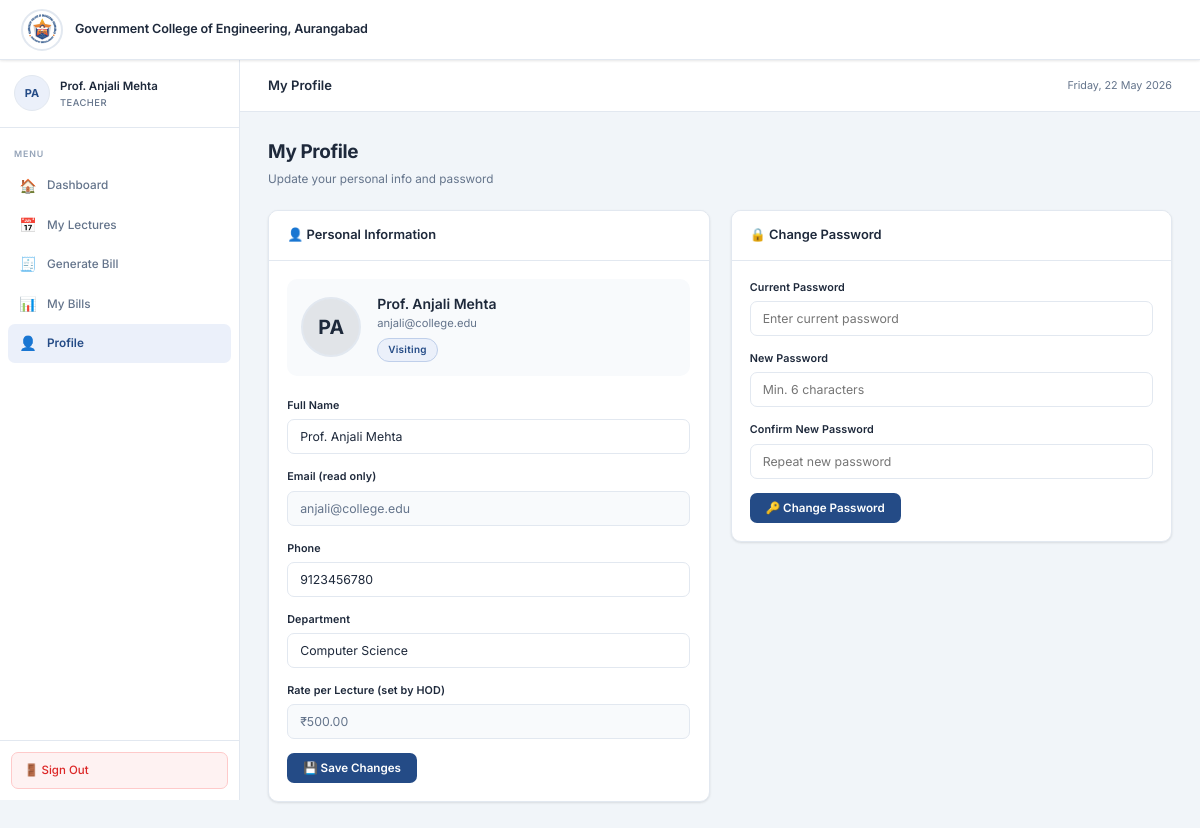
Screenshot of /teacher/profile.php (signed in) with the database file from the repository.
### tables this page shows
CREATE TABLE IF NOT EXISTS users (
    id               INT AUTO_INCREMENT PRIMARY KEY,
    name             VARCHAR(100)   NOT NULL,
    email            VARCHAR(100)   NOT NULL UNIQUE,
    password         VARCHAR(255)   NOT NULL,
    role             ENUM('hod', 'teacher') NOT NULL DEFAULT 'teacher',
    teacher_type     ENUM('visiting', 'guest', 'earn_and_learn') DEFAULT NULL,
    department       VARCHAR(100)   DEFAULT NULL,
    phone            VARCHAR(20)    DEFAULT NULL,
    rate_per_lecture DECIMAL(8,2)   DEFAULT 0.00,
    is_active        TINYINT(1)     NOT NULL DEFAULT 1,
    created_at       TIMESTAMP      NOT NULL DEFAULT CURRENT_TIMESTAMP,
    updated_at       TIMESTAMP      NOT NULL DEFAULT CURRENT_TIMESTAMP ON UPDATE CURRENT_TIMESTAMP
);

### includes/auth.php (called while the page is built, shortened)
<?php
function getInitials(string $name): string {
    $parts = explode(' ', trim($name));
    $init  = '';
    foreach (array_slice($parts, 0, 2) as $p) {
        $init .= strtoupper($p[0] ?? '');
    }
    return $init ?: '?';
}

### teacher/profile.php (the view, shortened to what this page needs)
<?php
require_once '../includes/db.php';
require_once '../includes/auth.php';
require_once '../includes/functions.php';
$user = currentUser();
$uid  = $user['id'];
$row  = $pdo->prepare("SELECT * FROM users WHERE id=?"); $row->execute([$uid]); $row = $row->fetch();
renderHead('Profile');
?>
<div class="app-layout">
<?php renderSidebar('profile','teacher',$user); ?>
<div class="main-content">
<?php renderTopbar('My Profile'); ?>
<div class="page-body">
    <div class="page-header"><h1>My Profile</h1><p>Update your personal info and password</p></div>
    <div style="display:grid;grid-template-columns:1fr 1fr;gap:1.5rem;align-items:start">
        <div class="card">
            <div class="card-header"><h3>👤 Personal Information</h3></div>
            <div class="card-body">
                <div style="display:flex;align-items:center;gap:16px;margin-bottom:1.5rem;padding:1rem;background:var(--bg-light);border-radius:10px">
                    <div style="width:60px;height:60px;background:rgba(26,37,64,0.1);border:2px solid var(--border);border-radius:50%;display:flex;align-items:center;justify-content:center;font-size:1.4rem;font-weight:700;color:var(--navy)">
                        <?= e(getInitials($row['name'])) ?>
                    </div>
                    <div>
                        <div style="font-weight:600;font-size:1rem"><?= e($row['name']) ?></div>
                        <div style="font-size:0.8rem;color:var(--muted)"><?= e($row['email']) ?></div>
                        <div style="margin-top:4px"><?= teacherTypeBadge($row['teacher_type'] ?: 'visiting') ?></div>
                    </div>
                </div>
                <form method="POST">
                    <div class="form-group">
                        <label>Full Name</label>
                        <input type="text" name="name" class="form-control" value="<?= e($row['name']) ?>" required>
                    </div>
                    <div class="form-group">
                        <label>Email (read only)</label>
                        <input type="email" class="form-control" value="<?= e($row['email']) ?>" disabled style="background:var(--bg-light)">
                    </div>
                    <div class="form-group">
                        <label>Phone</label>
                        <input type="text" name="phone" class="form-control" value="<?= e($row['phone'] ?? '') ?>" placeholder="10-digit mobile number">
                    </div>
                    <div class="form-group">
                        <label>Department</label>
                        <input type="text" name="department" class="form-control" value="<?= e($row['department'] ?? '') ?>" placeholder="e.g. Computer Science">
                    </div>
                    <div class="form-group">
                        <label>Rate per Lecture (set by HOD)</label>
                        <input type="text" class="form-control" value="<?= formatINR($row['rate_per_lecture']) ?>" disabled style="background:var(--bg-light)">
                    </div>
                    <button type="submit" class="btn btn-primary">💾 Save Changes</button>
                </form>
            </div>
        </div>
        <div class="card">
            <div class="card-header"><h3>🔒 Change Password</h3></div>
            <div class="card-body">
                <form method="POST">
                    <div class="form-group">
                        <label>Current Password</label>
                        <input type="password" name="current_password" class="form-control" placeholder="Enter current password" required>
                    </div>
                    <div class="form-group">
                        <label>New Password</label>
                        <input type="password" name="new_password" class="form-control" placeholder="Min. 6 characters" required>
                    </div>
                    <div class="form-group">
                        <label>Confirm New Password</label>
                        <input type="password" name="confirm_password" class="form-control" placeholder="Repeat new password" required>
                    </div>
                    <button type="submit" class="btn btn-primary">🔑 Change Password</button>
                </form>
            </div>
        </div>
    </div>
</div>
</div>
</div>
<?php renderFooter(); ?>

### includes/functions.php (shortened to what this page needs)
<?php
function e(string $str): string {
    return htmlspecialchars($str, ENT_QUOTES, 'UTF-8');
}
function formatINR(float $amount): string {
    return '₹' . number_format($amount, 2);
}
function teacherTypeBadge(string $type): string {
    $map = [
        'visiting'      => ['badge-visiting', 'Visiting'],
        'guest'         => ['badge-guest',    'Guest'],
        'earn_and_learn'=> ['badge-earn',     'Earn & Learn'],
    ];
    [$cls, $label] = $map[$type] ?? ['badge-visiting', ucfirst($type)];
    return '<span class="badge '.$cls.'">'.$label.'</span>';
}
function renderSidebar(string $active, string $role, array $user): void {
    $base = '../';
    $teacherNav = [
        ['key'=>'dashboard',     'href'=>'dashboard.php',     'icon'=>'🏠', 'label'=>'Dashboard'],
        ['key'=>'lectures',      'href'=>'lectures.php',      'icon'=>'📅', 'label'=>'My Lectures'],
        ['key'=>'generate-bill', 'href'=>'generate-bill.php', 'icon'=>'🧾', 'label'=>'Generate Bill'],
        ['key'=>'my-bills',      'href'=>'my-bills.php',      'icon'=>'📊', 'label'=>'My Bills'],
        ['key'=>'profile',       'href'=>'profile.php',       'icon'=>'👤', 'label'=>'Profile'],
    ];
    $hodNav = [
        ['key'=>'dashboard',       'href'=>'dashboard.php',       'icon'=>'🏠', 'label'=>'Dashboard'],
        ['key'=>'requests',        'href'=>'requests.php',        'icon'=>'📥', 'label'=>'Pending Requests'],
        ['key'=>'all-bills',       'href'=>'all-bills.php',       'icon'=>'📋', 'label'=>'All Bills'],
        ['key'=>'other-bills',     'href'=>'other-bills.php',     'icon'=>'🧾', 'label'=>'Other Bills'],
        ['key'=>'manage-teachers', 'href'=>'manage-teachers.php', 'icon'=>'👨‍🏫', 'label'=>'Manage Teachers'],
        ['key'=>'profile',         'href'=>'profile.php',         'icon'=>'👤', 'label'=>'Profile'],
    ];
    $navItems  = ($role === 'hod') ? $hodNav : $teacherNav;
    $initials  = getInitials($user['name']);
    $roleLabel = ($role === 'hod') ? 'HOD' : 'Teacher';
    ?>
    <aside class="sidebar">
        <div class="sidebar-user">
            <div class="user-avatar"><?= e($initials) ?></div>
            <div class="user-info">
                <div class="name"><?= e($user['name']) ?></div>
                <div class="role-badge"><?= $roleLabel ?></div>
            </div>
        </div>
        <nav class="sidebar-nav">
            <div class="nav-label">Menu</div>
            <?php foreach ($navItems as $item): ?>
            <a href="<?= e($item['href']) ?>" class="nav-item <?= $active === $item['key'] ? 'active' : '' ?>">
                <span class="icon"><?= $item['icon'] ?></span>
                <?= e($item['label']) ?>
            </a>
            <?php endforeach; ?>
        </nav>
        <div class="sidebar-footer">
            <a href="<?= $base ?>logout.php" class="btn-logout"
               onclick="return confirmAction('Sign out of your account?')">
                🚪 Sign Out
            </a>
        </div>
    </aside>
    <?php
}
function renderTopbar(string $title): void {
    $date = date('l, d F Y');
    ?>
    <div class="topbar">
        <div class="topbar-title"><?= e($title) ?></div>
        <div class="topbar-right">
            <span class="topbar-date"><?= $date ?></span>
        </div>
    </div>
    <?php
}
function renderHead(string $title, string $base = '../'): void {
    ?>
<!DOCTYPE html>
<html lang="en">
<head>
    <link rel="stylesheet" href="<?= $base ?>assets/css/style.css">
</head>
<body>
<nav class="navbar">
    <div class="navbar-brand">
        <div class="navbar-logo">
            <img src="<?= $base ?>assets/images/logo.png" alt="College Logo">
        </div>
        <span class="navbar-college">Government College of Engineering, Aurangabad</span>
    </div>
</nav>
    <?php
}
function renderFooter(string $base = '../'): void {
    ?>
</body>
</html>
    <?php
}

### rows the page displays
users: name "PA", name "Prof. Anjali Mehta", email "anjali@college.edu", phone "9123456780", department "Computer Science", rate_per_lecture "₹500.00"

### other values shown
$roleLabel "TEACHER"
$item['icon'] "🏠"
$item['label'] "Dashboard"
$item['icon'] "📅"
$item['label'] "My Lectures"
$item['icon'] "🧾"
$item['label'] "Generate Bill"
$item['icon'] "📊"
$item['label'] "My Bills"
$item['icon'] "👤"
$item['label'] "Profile"
$title "My Profile"
$label "Visiting"
